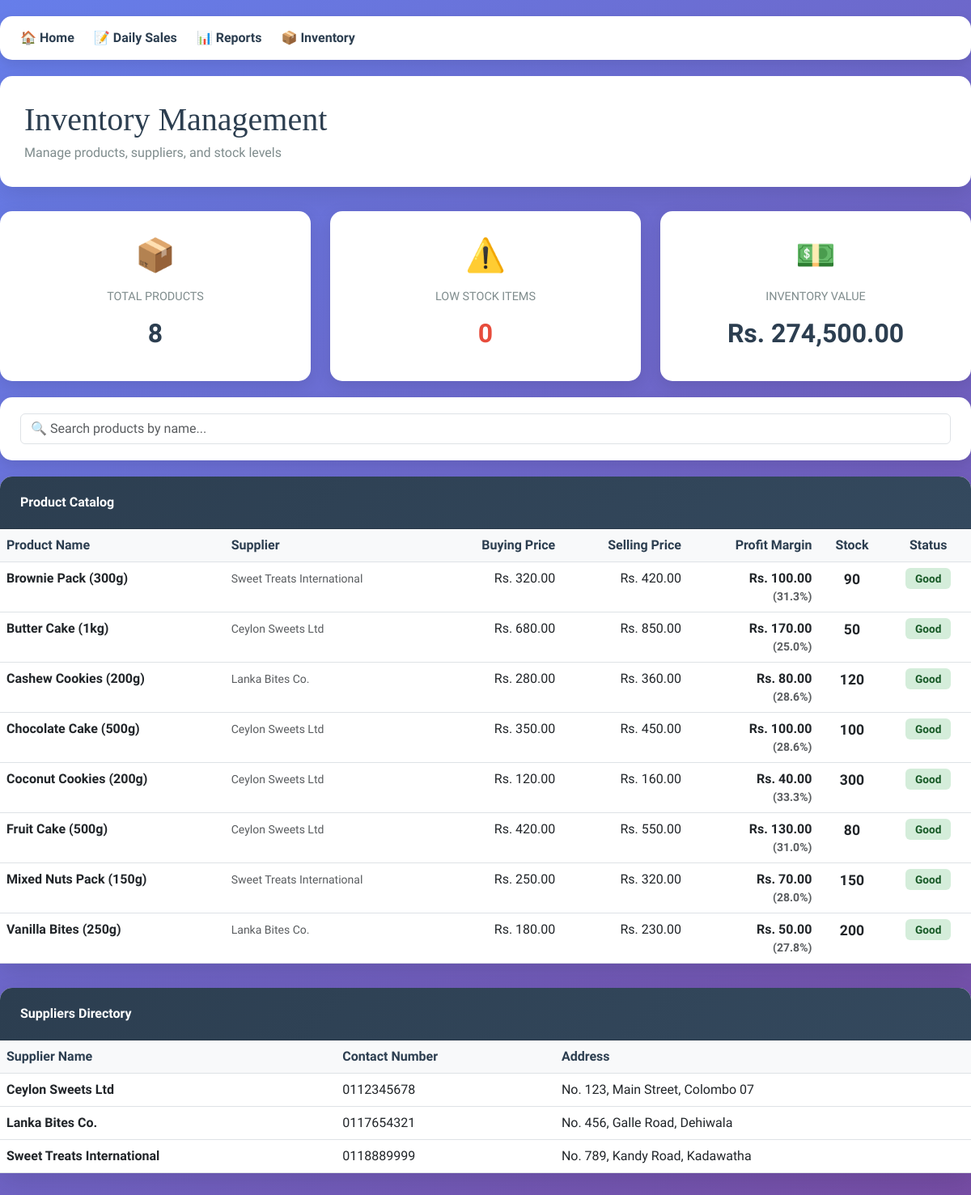
The page /inventory.php on the database its author committed.
### tables this page shows
CREATE TABLE IF NOT EXISTS products (
    product_id INT AUTO_INCREMENT PRIMARY KEY,
    product_name VARCHAR(255) NOT NULL,
    buying_price DECIMAL(10, 2) NOT NULL DEFAULT 0.00,
    selling_price DECIMAL(10, 2) NOT NULL DEFAULT 0.00,
    stock_quantity INT NOT NULL DEFAULT 0,
    supplier_id INT,
    created_at TIMESTAMP DEFAULT CURRENT_TIMESTAMP,
    updated_at TIMESTAMP DEFAULT CURRENT_TIMESTAMP ON UPDATE CURRENT_TIMESTAMP,
    FOREIGN KEY (supplier_id) REFERENCES suppliers(supplier_id) ON DELETE SET NULL,
    INDEX idx_product_name (product_name),
    INDEX idx_stock (stock_quantity)
);

CREATE TABLE IF NOT EXISTS suppliers (
    supplier_id INT AUTO_INCREMENT PRIMARY KEY,
    supplier_name VARCHAR(255) NOT NULL,
    contact_number VARCHAR(20),
    address TEXT,
    created_at TIMESTAMP DEFAULT CURRENT_TIMESTAMP,
    updated_at TIMESTAMP DEFAULT CURRENT_TIMESTAMP ON UPDATE CURRENT_TIMESTAMP,
    INDEX idx_supplier_name (supplier_name)
);

### db_connection.php (called while the page is built, shortened)
<?php
$conn = mysqli_connect(DB_HOST, DB_USER, DB_PASS, DB_NAME);
mysqli_set_charset($conn, "utf8mb4");
function execute_query($query) {
    global $conn;
    $result = mysqli_query($conn, $query);
    return $result;
}
function fetch_all($query) {
    $result = execute_query($query);
    $rows = [];
    while ($row = mysqli_fetch_assoc($result)) {
        $rows[] = $row;
    }
    return $rows;
}
function format_currency($amount) {
    return 'Rs. ' . number_format($amount, 2);
}
?>

### inventory.php (the view, shortened to what this page needs)
<?php
require_once 'db_connection.php';
$products_query = "SELECT
                    p.product_id,
                    p.product_name,
                    p.buying_price,
                    p.selling_price,
                    p.stock_quantity,
                    s.supplier_name,
                    (p.selling_price - p.buying_price) as profit_margin,
                    ((p.selling_price - p.buying_price) / p.buying_price * 100) as profit_percentage
                   FROM products p
                   LEFT JOIN suppliers s ON p.supplier_id = s.supplier_id
                   ORDER BY p.product_name";
$products = fetch_all($products_query);
$suppliers_query = "SELECT * FROM suppliers ORDER BY supplier_name";
$suppliers = fetch_all($suppliers_query);
$total_products = count($products);
$low_stock_count = 0;
$total_inventory_value = 0;
foreach ($products as $product) {
    $total_inventory_value += $product['buying_price'] * $product['stock_quantity'];
}
?>
<!DOCTYPE html>
<html lang="en">
<head>
    <link href="https://cdn.jsdelivr.net/npm/bootstrap@5.3.0/dist/css/bootstrap.min.css" rel="stylesheet">
</head>
<body>
    <div class="main-container">
        <div class="navigation">
            <a href="index.php">🏠 Home</a>
            <a href="daily_sales.php">📝 Daily Sales</a>
            <a href="report.php">📊 Reports</a>
            <a href="inventory.php">📦 Inventory</a>
        </div>
        <div class="page-header">
            <h1>Inventory Management</h1>
            <p class="subtitle" style="color: #7f8c8d; margin: 5px 0 0 0;">Manage products, suppliers, and stock levels</p>
        </div>
        <div class="row">
            <div class="col-md-4">
                <div class="stat-card text-center">
                    <div class="icon">📦</div>
                    <div class="label">Total Products</div>
                    <div class="value"><?php echo $total_products; ?></div>
                </div>
            </div>
            <div class="col-md-4">
                <div class="stat-card text-center">
                    <div class="icon">⚠️</div>
                    <div class="label">Low Stock Items</div>
                    <div class="value" style="color: var(--danger);"><?php echo $low_stock_count; ?></div>
                </div>
            </div>
            <div class="col-md-4">
                <div class="stat-card text-center">
                    <div class="icon">💵</div>
                    <div class="label">Inventory Value</div>
                    <div class="value"><?php echo format_currency($total_inventory_value); ?></div>
                </div>
            </div>
        </div>
        <div class="search-box">
            <input type="text" class="form-control" id="searchInput" placeholder="🔍 Search products by name...">
        </div>
        <div class="card">
            <div class="card-header">
                Product Catalog
            </div>
            <div class="card-body p-0">
                <div class="table-responsive" style="max-height: 600px; overflow-y: auto;">
                    <table class="table table-hover mb-0" id="productsTable">
                        <thead>
                            <tr>
                                <th>Product Name</th>
                                <th>Supplier</th>
                                <th class="text-end">Buying Price</th>
                                <th class="text-end">Selling Price</th>
                                <th class="text-end">Profit Margin</th>
                                <th class="text-center">Stock</th>
                                <th class="text-center">Status</th>
                            </tr>
                        </thead>
                        <tbody>
                            <?php foreach ($products as $product):
                                $stock = $product['stock_quantity'];
                                $stock_status = 'Good';
                                $stock_class = 'stock-good';
                            ?>
                                <tr>
                                    <td>
                                        <strong><?php echo $product['product_name']; ?></strong>
                                    </td>
                                    <td>
                                        <small class="text-muted"><?php echo $product['supplier_name'] ?? 'N/A'; ?></small>
                                    </td>
                                    <td class="text-end">
                                        <?php echo format_currency($product['buying_price']); ?>
                                    </td>
                                    <td class="text-end">
                                        <?php echo format_currency($product['selling_price']); ?>
                                    </td>
                                    <td class="text-end profit-positive">
                                        <?php echo format_currency($product['profit_margin']); ?>
                                        <small class="text-muted d-block">
                                            (<?php echo number_format($product['profit_percentage'], 1); ?>%)
                                        </small>
                                    </td>
                                    <td class="text-center">
                                        <strong style="font-size: 1.1rem;"><?php echo $stock; ?></strong>
                                    </td>
                                    <td class="text-center">
                                        <span class="stock-badge <?php echo $stock_class; ?>">
                                            <?php echo $stock_status; ?>
                                        </span>
                                    </td>
                                </tr>
                            <?php endforeach; ?>
                        </tbody>
                    </table>
                </div>
            </div>
        </div>
        <div class="card">
            <div class="card-header">
                Suppliers Directory
            </div>
            <div class="card-body p-0">
                <div class="table-responsive">
                    <table class="table table-hover mb-0">
                        <thead>
                            <tr>
                                <th>Supplier Name</th>
                                <th>Contact Number</th>
                                <th>Address</th>
                            </tr>
                        </thead>
                        <tbody>
                            <?php foreach ($suppliers as $supplier): ?>
                                <tr>
                                    <td><strong><?php echo $supplier['supplier_name']; ?></strong></td>
                                    <td><?php echo $supplier['contact_number']; ?></td>
                                    <td><?php echo $supplier['address']; ?></td>
                                </tr>
                            <?php endforeach; ?>
                        </tbody>
                    </table>
                </div>
            </div>
        </div>
    </div>
</body>
</html>

### inventory.php (style rules this page uses)
:root { --primary: #2C3E50; --secondary: #E67E22; --accent: #27AE60; --danger: #E74C3C; }
body { font-family: 'Work Sans', sans-serif; background: linear-gradient(135deg, #667eea 0%, #764ba2 100%); min-height: 100vh; padding: 20px 0; }
.main-container { max-width: 1400px; margin: 0 auto; }
.page-header { background: white; padding: 30px; border-radius: 15px; margin-bottom: 30px; box-shadow: 0 10px 30px rgba(0,0,0,0.1); }
.page-header h1 { font-family: 'Playfair Display', serif; color: var(--primary); margin: 0; font-size: 2.5rem; }
.stat-card { background: white; border-radius: 15px; padding: 25px; margin-bottom: 20px; box-shadow: 0 5px 20px rgba(0,0,0,0.1); transition: transform 0.3s; }
.stat-card .icon { font-size: 2.5rem; margin-bottom: 10px; }
.stat-card .value { font-size: 2rem; font-weight: 700; color: var(--primary); margin: 10px 0; }
.stat-card .label { color: #7f8c8d; font-size: 0.9rem; text-transform: uppercase; }
.card { border: none; border-radius: 15px; box-shadow: 0 10px 30px rgba(0,0,0,0.1); margin-bottom: 30px; }
.card-header { background: linear-gradient(135deg, var(--primary), #34495e); color: white; border-radius: 15px 15px 0 0 !important; padding: 20px 25px; font-weight: 600; }
.table th { background: #f8f9fa; font-weight: 600; color: var(--primary); position: sticky; top: 0; z-index: 10; }
.stock-badge { padding: 5px 12px; border-radius: 6px; font-weight: 600; font-size: 0.85rem; }
.stock-good { background: #d4edda; color: #155724; }
.navigation { background: white; padding: 15px 25px; border-radius: 15px; margin-bottom: 20px; box-shadow: 0 5px 15px rgba(0,0,0,0.1); }
.navigation a { color: var(--primary); text-decoration: none; margin-right: 20px; font-weight: 600; transition: color 0.3s; }
.search-box { background: white; padding: 20px 25px; border-radius: 15px; margin-bottom: 20px; box-shadow: 0 5px 15px rgba(0,0,0,0.1); }
.profit-positive { color: var(--accent); font-weight: 600; }

### rows shown on the page
products: product_name "Brownie Pack (300g)", supplier.supplier_name "Sweet Treats International", buying_price "Rs. 320.00", selling_price "Rs. 420.00", profit_margin "Rs. 100.00", profit_percentage "31.3", stock_quantity "90", stock_status "Good"
products: product_name "Butter Cake (1kg)", supplier.supplier_name "Ceylon Sweets Ltd", buying_price "Rs. 680.00", selling_price "Rs. 850.00", profit_margin "Rs. 170.00", profit_percentage "25.0", stock_quantity "50", stock_status "Good"
products: product_name "Cashew Cookies (200g)", supplier.supplier_name "Lanka Bites Co.", buying_price "Rs. 280.00", selling_price "Rs. 360.00", profit_margin "Rs. 80.00", profit_percentage "28.6", stock_quantity "120", stock_status "Good"
products: product_name "Chocolate Cake (500g)", supplier.supplier_name "Ceylon Sweets Ltd", buying_price "Rs. 350.00", selling_price "Rs. 450.00", profit_margin "Rs. 100.00", profit_percentage "28.6", stock_quantity "100", stock_status "Good"
products: product_name "Coconut Cookies (200g)", supplier.supplier_name "Ceylon Sweets Ltd", buying_price "Rs. 120.00", selling_price "Rs. 160.00", profit_margin "Rs. 40.00", profit_percentage "33.3", stock_quantity "300", stock_status "Good"
products: product_name "Fruit Cake (500g)", supplier.supplier_name "Ceylon Sweets Ltd", buying_price "Rs. 420.00", selling_price "Rs. 550.00", profit_margin "Rs. 130.00", profit_percentage "31.0", stock_quantity "80", stock_status "Good"
products: product_name "Mixed Nuts Pack (150g)", supplier.supplier_name "Sweet Treats International", buying_price "Rs. 250.00", selling_price "Rs. 320.00", profit_margin "Rs. 70.00", profit_percentage "28.0", stock_quantity "150", stock_status "Good"
products: product_name "Vanilla Bites (250g)", supplier.supplier_name "Lanka Bites Co.", buying_price "Rs. 180.00", selling_price "Rs. 230.00", profit_margin "Rs. 50.00", profit_percentage "27.8", stock_quantity "200", stock_status "Good"
suppliers: supplier_name "Ceylon Sweets Ltd", contact_number "0112345678", address "No. 123, Main Street, Colombo 07"
suppliers: supplier_name "Lanka Bites Co.", contact_number "0117654321", address "No. 456, Galle Road, Dehiwala"
suppliers: supplier_name "Sweet Treats International", contact_number "0118889999", address "No. 789, Kandy Road, Kadawatha"

### other values the page prints
$total_products "8"
$low_stock_count "0"
format_currency($total_inventory_value) "Rs. 274,500.00"
